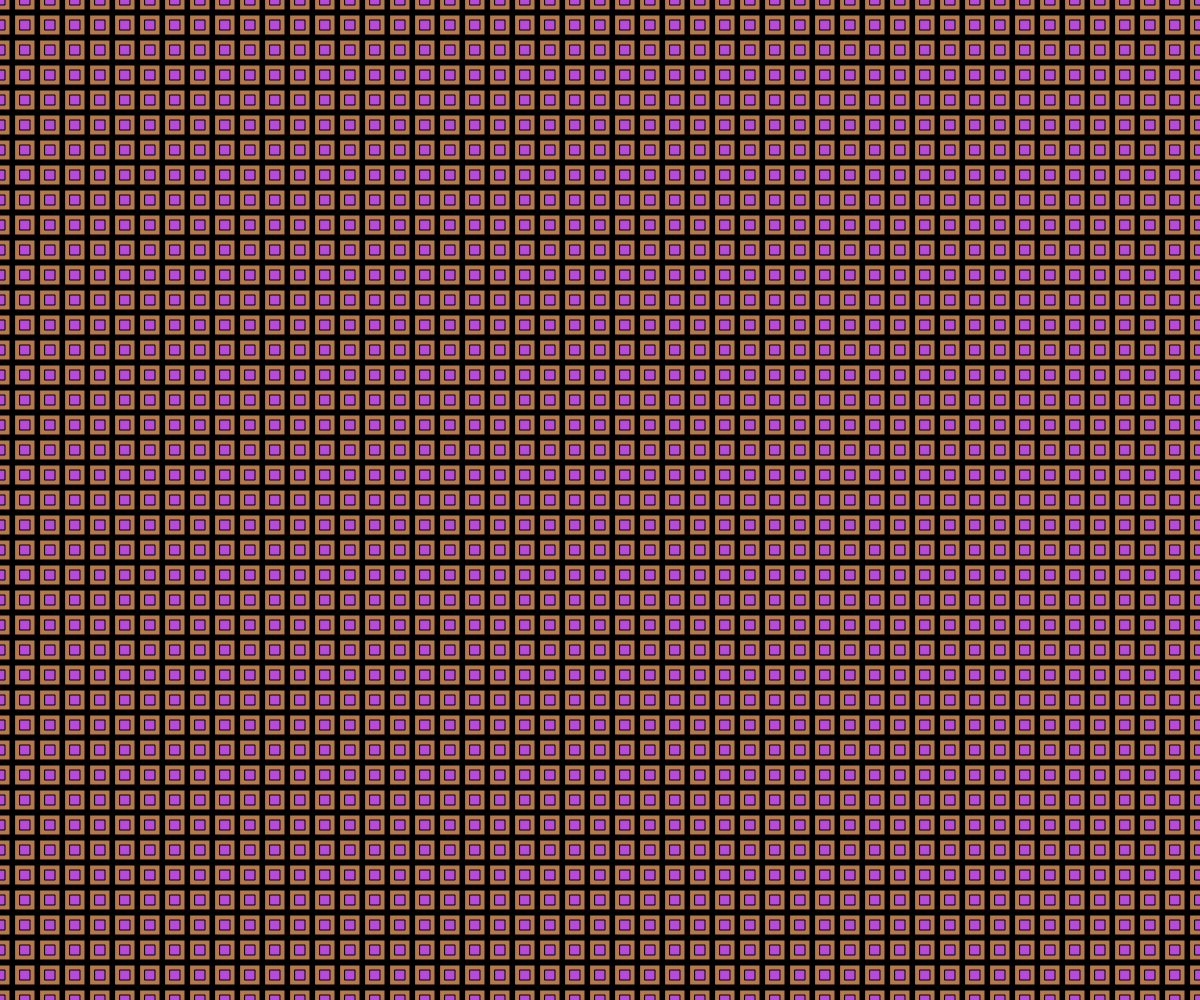
Frame 1 (no input)
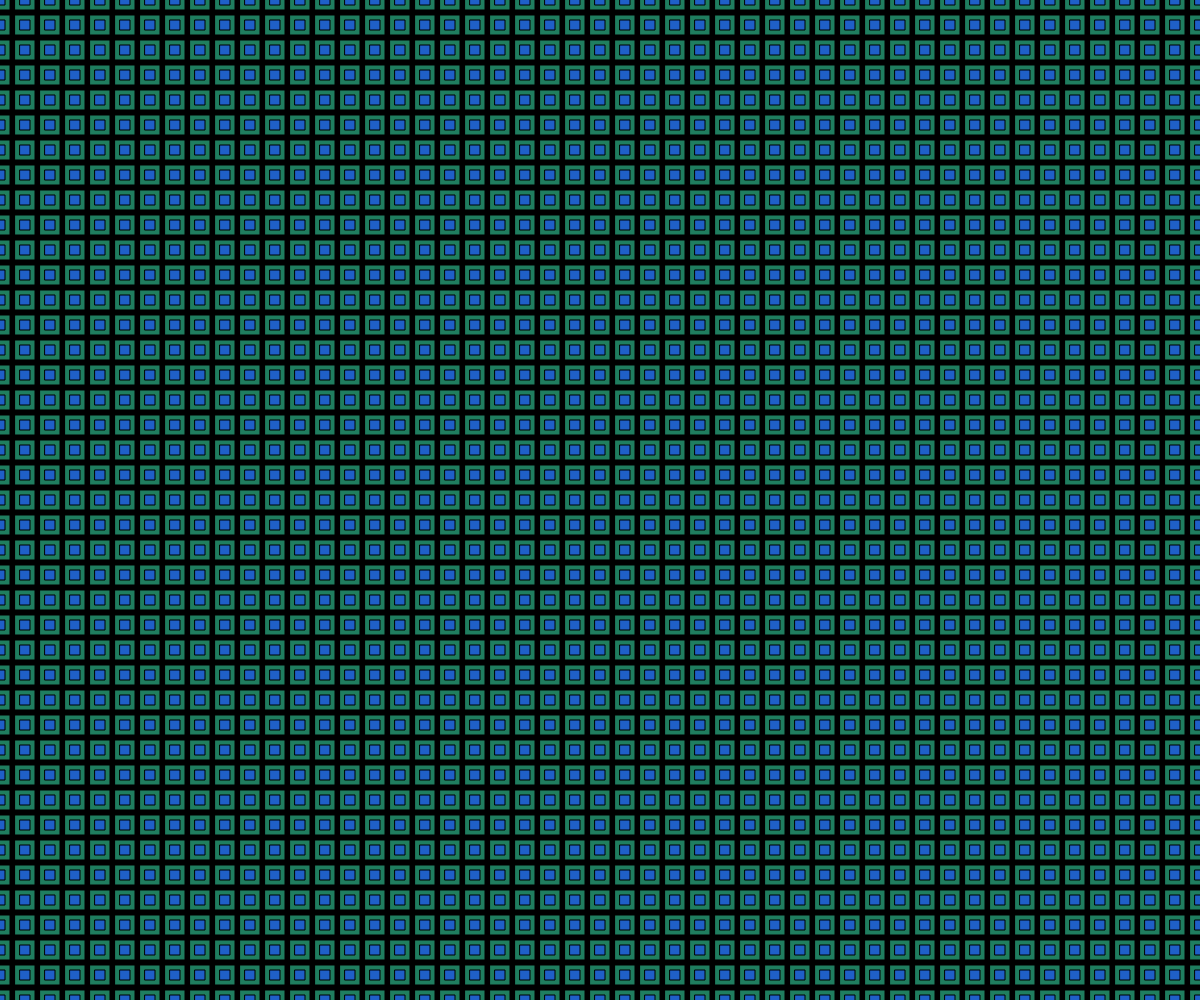
Frame 60 (no input)
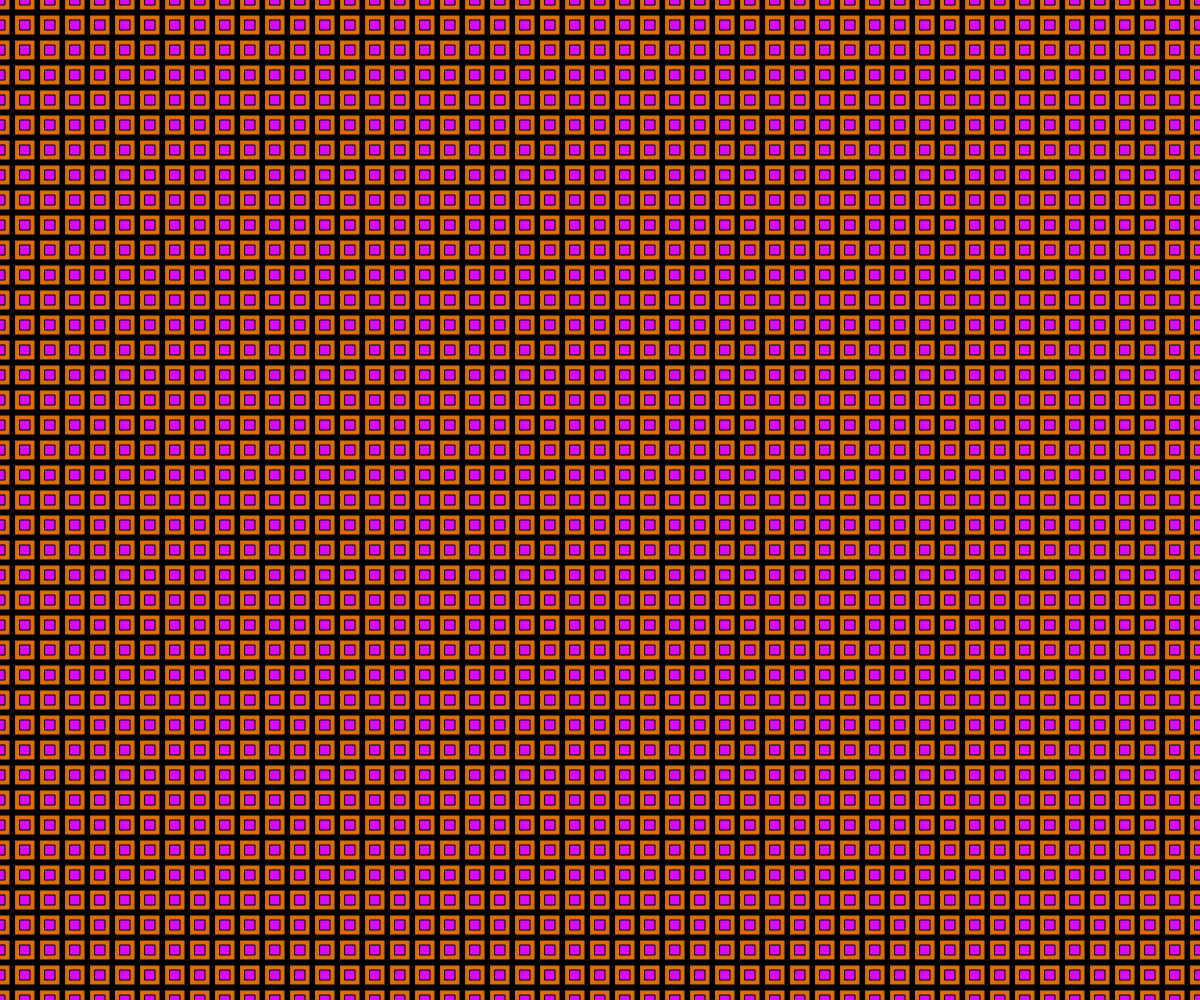
Frame 120 (the mouse pressed at the canvas centre since frame 60)

The p5.js sketch that drew these frames (run headless with seeded random() and noise() and a simulated clock; from frame 60 on, the mouse is pressed at the canvas centre):

// p5.js sketch
// ── sketch.js
var k;
var g;
var b;
var a;

let angle = 0;

let state = 0;

function setup() {
  createCanvas(window.innerWidth, window.innerHeight);
  rectMode(CENTER);
  frameRate(60);

  x = 0;
  y = 0;
  speedX = 1;
  speedY = 1;
}

function draw() {
  background("red");

  k = random(255); // r is a random number between 0 - 255
  g = random(100, 200); // g is a random number betwen 100 - 200
  b = random(100); // b is a random number between 0 - 100
  a = random(200, 255); // a is a random number between 200 - 255

  switch (state) {
    case 0:
      background("black");
      for (let j = 0; j <= innerHeight; j += 25) {
        for (let i = 0; i <= width; i += 25) {
          fill(k, g, b);
          rect(i, j, 20, 20);
          fill(k, b, a);
          rect(i, j, 10, 10);
        }
      }

      break;

    case 1:
      background("blue");
      // text("case 1", 100, 100);

      for (let j = 0; j <= innerHeight; j += 25) {
        for (let i = 0; i <= width; i += 20) {
          fill("gold");
          ellipse(i, j, 15, 20);
          fill("#3F51B5");
          ellipse(i, j, 5, 5);
        }
      }
      break;

    case 2:
      background("#673AB7");
      // text("case 2", 100, 100);
      for (let j = 0; j <= innerHeight; j += 25) {
        for (let i = 0; i <= width; i += 25) {
          fill("#F44336");
          translate(width / 2, height / 2);
          translate(p5.Vector.fromAngle(millis() / 100, 420));
          ellipse(i + 20, j, 100, 50);
          rotate(PI / 5);
          fill("#03A9F4");
          ellipse(i + 20, j, 200, 200);
        }
      }
      break;

    case 3:
      push();
      background(0);
      for (let i = 50; i < mouseX; i += 50) {
        for (let j = 50; j < mouseY; j += 50) {
          noFill();
          stroke(mouseX - i, i, mouseY - j);
          strokeWeight(3);

          let d = dist(mouseX, mouseY, i + width / 2, j + height / 2);

          let r = d / 5;
          push();
          translate(i, j);
          rotate(-angle);
          rect(0, 0, r, r);
          pop();

          push();
          translate(i, j);
          rotate(angle);
          rect(0, 0, r, r);
          pop();

          angle += 0.0003;
          pop();
        }
      }
      break;

    case 4:
      background("#00BCD4");
      fill(r, g, b, a);
      var r = 2;
      fill(k, g, b);
      for (var j = 50; j < 500; j = j + 100) {
        for (var i = 50; i < 500; i = i + 100) {
          for (var w = 100; w > 0; w = w - r) {
            r = random(50, 20);
            fill(k, g, b, a);
            rect(i, j, w, w);
          }
        }
      }
      break;
  }
}

function mouseReleased() {
  state++;
  if (state > 4) {
    state = 0;
  }
}
